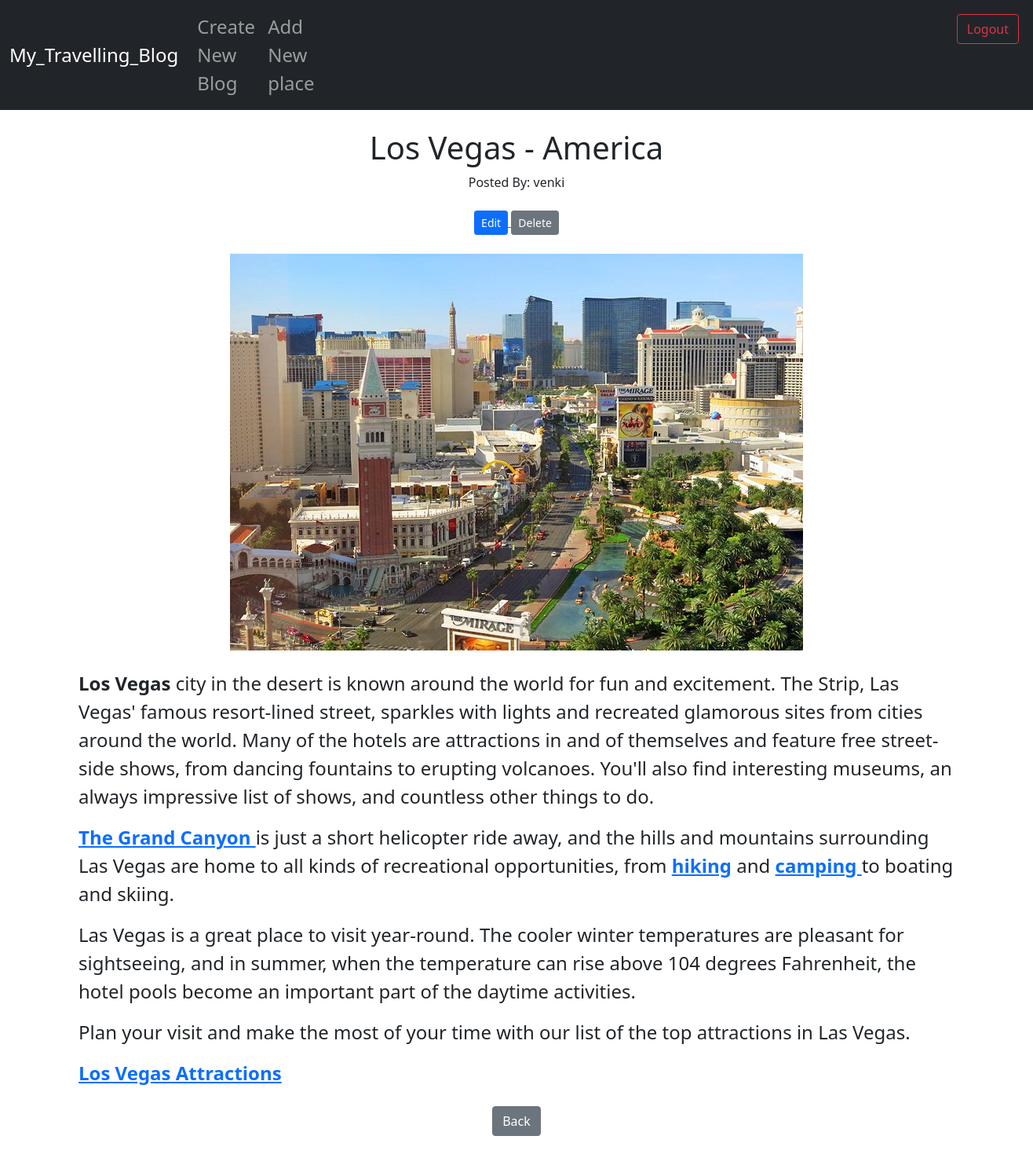
The page /Article/10 (signed in) on the database its author committed.
### New_blog/models.py (models this page shows, shortened)
class Post(models.Model):
	place = models.CharField(max_length = 250)
	author = models.ForeignKey(User, on_delete = models.CASCADE) # to delete all the blogs of user when he removed as user
	post_image = models.ImageField(null = True, blank = True, upload_to="images/")
	Description = models.TextField()
	category = models.CharField(max_length=250, default='coding')
	post_date = models.DateField(auto_now_add=True)

### New_blog/views.py (the view)
# urls.py: path('Article/<int:pk>', ArticleView.as_view(), name = 'Article-details'), # pk->primary key of the blog created by database
class ArticleView(DetailView):
	model = Post
	template_name = 'articles.html'

### New_blog/Templates/articles.html (shortened to what this page needs)
{% extends 'base.html' %}
{% block content %}
{% if user.is_authenticated %}
    <br/>
    <center><h1> {{ post.place }} - {{ post.category }} </h1>
    Posted By: {{ post.author }}
     <br/>
    <br/>
    <a href="{% url 'Edit_post' post.pk %}">
        <button type="button" class="btn btn-primary btn-sm">Edit</button>
    </a>
    <a href="{% url 'Delete_post' post.pk %}">
        <button type="button" class="btn btn-secondary btn-sm">Delete</button>
    </a>
    <br/><br/>
    {% if post.post_image %}
    <img src="{{ post.post_image.url }}"> <br/><br/>
    {% endif %}
    </center>
    <font size="+2">{{ post.Description|safe }} </font>
    <br/> <br/>
    <center>
        <a href="{% url 'home' %}" class="btn btn-secondary">Back
        </a>
    </center>
    <br/> <br/> <br/>
{% else %}
    <br/>
    <strong> <center><font size = "+3">You're not Logged In </font> <br/><br/>
    	If you want see the article then Click on <br/><br/> <a href="{% url 'login' %}"><button class="btn btn-secondary">Login</button></a></center>
    </strong>
{% endif %}
{% endblock %}

### rows shown on the page
Post: place "Los Vegas", category "America", author "venki", post_image (picture), Description "Los Vegas city in the desert is known around the world for fun and excitement. The Strip, Las Vegas' famous resort-lined street, sparkles with lights and recreated glamorous sites from cities around the world. Many of the hotels are attractions in and of themselves and feature free street-side shows, from dancing fountains to erupting volcanoes. You'll also find interesting museums, an always impressive list of shows, and countless other things to do. The Grand Canyon is just a short helicopter ride away, and the hills and mountains surrounding Las Vegas are home to all kinds of recreational opportunities, from hiking and camping to boating and skiing. Las Vegas is a great place to visit…"
